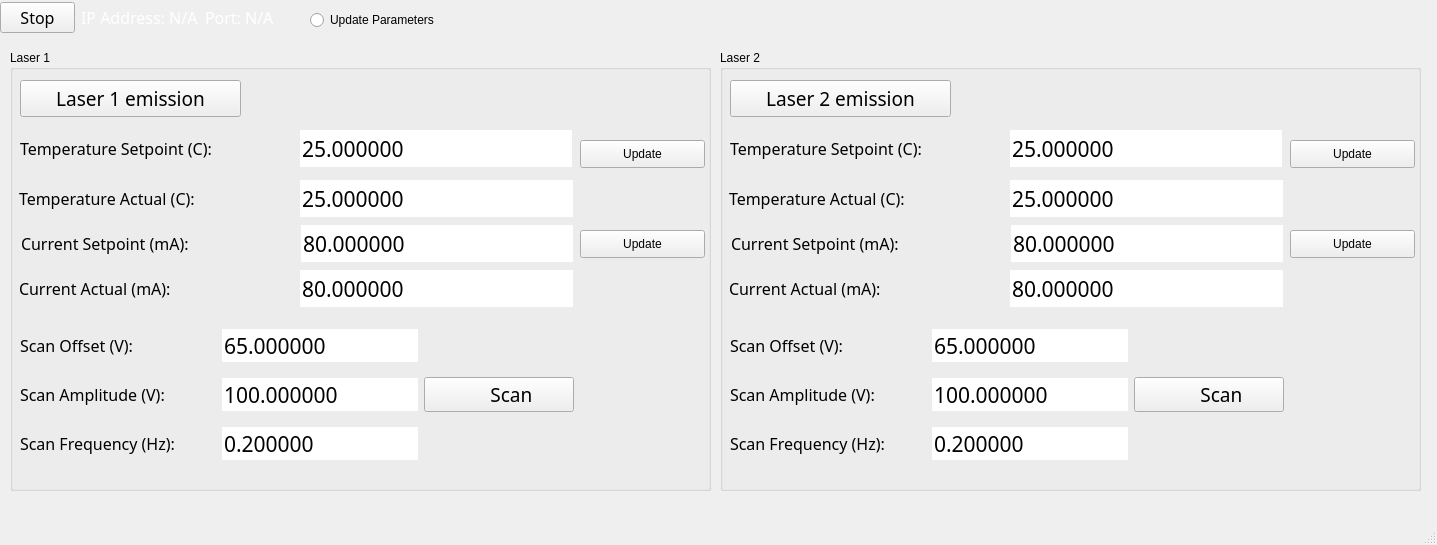
<?xml version="1.0" encoding="UTF-8"?>
<ui version="4.0">
 <class>MainWindow</class>
 <widget class="QMainWindow" name="MainWindow">
  <property name="geometry">
   <rect>
    <x>0</x>
    <y>0</y>
    <width>1437</width>
    <height>545</height>
   </rect>
  </property>
  <property name="sizePolicy">
   <sizepolicy hsizetype="Expanding" vsizetype="Expanding">
    <horstretch>0</horstretch>
    <verstretch>0</verstretch>
   </sizepolicy>
  </property>
  <property name="windowTitle">
   <string>Toptica Control</string>
  </property>
  <property name="styleSheet">
   <string notr="true"/>
  </property>
  <widget class="QWidget" name="centralwidget">
   <property name="layoutDirection">
    <enum>Qt::LeftToRight</enum>
   </property>
   <widget class="QGroupBox" name="groupBox">
    <property name="geometry">
     <rect>
      <x>10</x>
      <y>50</y>
      <width>701</width>
      <height>441</height>
     </rect>
    </property>
    <property name="title">
     <string>Laser 1</string>
    </property>
    <widget class="QPushButton" name="update_current_1">
     <property name="geometry">
      <rect>
       <x>570</x>
       <y>180</y>
       <width>125</width>
       <height>28</height>
      </rect>
     </property>
     <property name="maximumSize">
      <size>
       <width>125</width>
       <height>16777215</height>
      </size>
     </property>
     <property name="styleSheet">
      <string notr="true"/>
     </property>
     <property name="text">
      <string>Update</string>
     </property>
    </widget>
    <widget class="QDoubleSpinBox" name="temperature_actual_1">
     <property name="geometry">
      <rect>
       <x>290</x>
       <y>130</y>
       <width>273</width>
       <height>37</height>
      </rect>
     </property>
     <property name="font">
      <font>
       <family>Calibri Light</family>
       <pointsize>16</pointsize>
      </font>
     </property>
     <property name="styleSheet">
      <string notr="true"/>
     </property>
     <property name="frame">
      <bool>false</bool>
     </property>
     <property name="buttonSymbols">
      <enum>QAbstractSpinBox::NoButtons</enum>
     </property>
     <property name="accelerated">
      <bool>false</bool>
     </property>
     <property name="correctionMode">
      <enum>QAbstractSpinBox::CorrectToNearestValue</enum>
     </property>
     <property name="keyboardTracking">
      <bool>false</bool>
     </property>
     <property name="decimals">
      <number>6</number>
     </property>
     <property name="minimum">
      <double>20.000000000000000</double>
     </property>
     <property name="maximum">
      <double>50.000000000000000</double>
     </property>
     <property name="singleStep">
      <double>0.000010000000000</double>
     </property>
     <property name="value">
      <double>25.000000000000000</double>
     </property>
    </widget>
    <widget class="QLabel" name="ip_label_8">
     <property name="geometry">
      <rect>
       <x>9</x>
       <y>220</y>
       <width>274</width>
       <height>37</height>
      </rect>
     </property>
     <property name="maximumSize">
      <size>
       <width>16777215</width>
       <height>16777215</height>
      </size>
     </property>
     <property name="font">
      <font>
       <family>Calibri Light</family>
       <pointsize>12</pointsize>
      </font>
     </property>
     <property name="styleSheet">
      <string notr="true"/>
     </property>
     <property name="text">
      <string>Current Actual (mA):</string>
     </property>
    </widget>
    <widget class="QPushButton" name="update_temp_1">
     <property name="geometry">
      <rect>
       <x>570</x>
       <y>90</y>
       <width>125</width>
       <height>28</height>
      </rect>
     </property>
     <property name="maximumSize">
      <size>
       <width>125</width>
       <height>16777215</height>
      </size>
     </property>
     <property name="styleSheet">
      <string notr="true"/>
     </property>
     <property name="text">
      <string>Update</string>
     </property>
    </widget>
    <widget class="QWidget" name="layoutWidget">
     <property name="geometry">
      <rect>
       <x>10</x>
       <y>270</y>
       <width>554</width>
       <height>150</height>
      </rect>
     </property>
     <layout class="QGridLayout" name="gridLayout">
      <item row="0" column="2">
       <widget class="QDoubleSpinBox" name="offset_1">
        <property name="font">
         <font>
          <family>Calibri Light</family>
          <pointsize>16</pointsize>
         </font>
        </property>
        <property name="styleSheet">
         <string notr="true"/>
        </property>
        <property name="frame">
         <bool>false</bool>
        </property>
        <property name="buttonSymbols">
         <enum>QAbstractSpinBox::NoButtons</enum>
        </property>
        <property name="accelerated">
         <bool>false</bool>
        </property>
        <property name="correctionMode">
         <enum>QAbstractSpinBox::CorrectToNearestValue</enum>
        </property>
        <property name="keyboardTracking">
         <bool>false</bool>
        </property>
        <property name="decimals">
         <number>6</number>
        </property>
        <property name="minimum">
         <double>-1.000000000000000</double>
        </property>
        <property name="maximum">
         <double>130.000000000000000</double>
        </property>
        <property name="singleStep">
         <double>0.000010000000000</double>
        </property>
        <property name="value">
         <double>65.000000000000000</double>
        </property>
       </widget>
      </item>
      <item row="2" column="2">
       <widget class="QDoubleSpinBox" name="frequency_1">
        <property name="font">
         <font>
          <family>Calibri Light</family>
          <pointsize>16</pointsize>
         </font>
        </property>
        <property name="styleSheet">
         <string notr="true"/>
        </property>
        <property name="frame">
         <bool>false</bool>
        </property>
        <property name="buttonSymbols">
         <enum>QAbstractSpinBox::NoButtons</enum>
        </property>
        <property name="accelerated">
         <bool>false</bool>
        </property>
        <property name="correctionMode">
         <enum>QAbstractSpinBox::CorrectToNearestValue</enum>
        </property>
        <property name="keyboardTracking">
         <bool>false</bool>
        </property>
        <property name="decimals">
         <number>6</number>
        </property>
        <property name="minimum">
         <double>0.000000000000000</double>
        </property>
        <property name="maximum">
         <double>100.000000000000000</double>
        </property>
        <property name="singleStep">
         <double>0.000010000000000</double>
        </property>
        <property name="value">
         <double>0.200000000000000</double>
        </property>
       </widget>
      </item>
      <item row="2" column="0">
       <widget class="QLabel" name="ip_label_6">
        <property name="maximumSize">
         <size>
          <width>16777215</width>
          <height>16777215</height>
         </size>
        </property>
        <property name="font">
         <font>
          <family>Calibri Light</family>
          <pointsize>12</pointsize>
         </font>
        </property>
        <property name="styleSheet">
         <string notr="true"/>
        </property>
        <property name="text">
         <string>Scan Frequency (Hz):</string>
        </property>
       </widget>
      </item>
      <item row="1" column="2">
       <widget class="QDoubleSpinBox" name="amplitude_1">
        <property name="font">
         <font>
          <family>Calibri Light</family>
          <pointsize>16</pointsize>
         </font>
        </property>
        <property name="styleSheet">
         <string notr="true"/>
        </property>
        <property name="frame">
         <bool>false</bool>
        </property>
        <property name="buttonSymbols">
         <enum>QAbstractSpinBox::NoButtons</enum>
        </property>
        <property name="accelerated">
         <bool>false</bool>
        </property>
        <property name="correctionMode">
         <enum>QAbstractSpinBox::CorrectToNearestValue</enum>
        </property>
        <property name="keyboardTracking">
         <bool>false</bool>
        </property>
        <property name="decimals">
         <number>6</number>
        </property>
        <property name="minimum">
         <double>0.000000000000000</double>
        </property>
        <property name="maximum">
         <double>130.000000000000000</double>
        </property>
        <property name="singleStep">
         <double>0.000010000000000</double>
        </property>
        <property name="value">
         <double>100.000000000000000</double>
        </property>
       </widget>
      </item>
      <item row="1" column="0">
       <widget class="QLabel" name="ip_label_5">
        <property name="maximumSize">
         <size>
          <width>16777215</width>
          <height>16777215</height>
         </size>
        </property>
        <property name="font">
         <font>
          <family>Calibri Light</family>
          <pointsize>12</pointsize>
         </font>
        </property>
        <property name="styleSheet">
         <string notr="true"/>
        </property>
        <property name="text">
         <string>Scan Amplitude (V):</string>
        </property>
       </widget>
      </item>
      <item row="0" column="0">
       <widget class="QLabel" name="ip_label_4">
        <property name="maximumSize">
         <size>
          <width>16777215</width>
          <height>16777215</height>
         </size>
        </property>
        <property name="font">
         <font>
          <family>Calibri Light</family>
          <pointsize>12</pointsize>
         </font>
        </property>
        <property name="styleSheet">
         <string notr="true"/>
        </property>
        <property name="text">
         <string>Scan Offset (V):</string>
        </property>
       </widget>
      </item>
      <item row="1" column="3">
       <widget class="QPushButton" name="scan_1">
        <property name="maximumSize">
         <size>
          <width>150</width>
          <height>16777215</height>
         </size>
        </property>
        <property name="font">
         <font>
          <family>Calibri Light</family>
          <pointsize>14</pointsize>
         </font>
        </property>
        <property name="styleSheet">
         <string notr="true"/>
        </property>
        <property name="text">
         <string>     Scan</string>
        </property>
        <property name="icon">
         <iconset>
          <normaloff>green_LED_off.svg</normaloff>
          <normalon>green_LED_on.svg</normalon>green_LED_off.svg</iconset>
        </property>
        <property name="checkable">
         <bool>true</bool>
        </property>
        <property name="checked">
         <bool>false</bool>
        </property>
        <property name="autoExclusive">
         <bool>false</bool>
        </property>
       </widget>
      </item>
     </layout>
    </widget>
    <widget class="QDoubleSpinBox" name="current_actual_1">
     <property name="geometry">
      <rect>
       <x>290</x>
       <y>220</y>
       <width>273</width>
       <height>37</height>
      </rect>
     </property>
     <property name="font">
      <font>
       <family>Calibri Light</family>
       <pointsize>16</pointsize>
      </font>
     </property>
     <property name="styleSheet">
      <string notr="true"/>
     </property>
     <property name="frame">
      <bool>false</bool>
     </property>
     <property name="buttonSymbols">
      <enum>QAbstractSpinBox::NoButtons</enum>
     </property>
     <property name="accelerated">
      <bool>false</bool>
     </property>
     <property name="correctionMode">
      <enum>QAbstractSpinBox::CorrectToNearestValue</enum>
     </property>
     <property name="keyboardTracking">
      <bool>false</bool>
     </property>
     <property name="decimals">
      <number>6</number>
     </property>
     <property name="minimum">
      <double>0.000000000000000</double>
     </property>
     <property name="maximum">
      <double>100.000000000000000</double>
     </property>
     <property name="singleStep">
      <double>0.000010000000000</double>
     </property>
     <property name="value">
      <double>80.000000000000000</double>
     </property>
    </widget>
    <widget class="QLabel" name="ip_label_7">
     <property name="geometry">
      <rect>
       <x>9</x>
       <y>130</y>
       <width>274</width>
       <height>37</height>
      </rect>
     </property>
     <property name="maximumSize">
      <size>
       <width>16777215</width>
       <height>16777215</height>
      </size>
     </property>
     <property name="font">
      <font>
       <family>Calibri Light</family>
       <pointsize>12</pointsize>
      </font>
     </property>
     <property name="styleSheet">
      <string notr="true"/>
     </property>
     <property name="text">
      <string>Temperature Actual (C):</string>
     </property>
    </widget>
    <widget class="QLabel" name="ip_label_2">
     <property name="geometry">
      <rect>
       <x>11</x>
       <y>175</y>
       <width>273</width>
       <height>37</height>
      </rect>
     </property>
     <property name="maximumSize">
      <size>
       <width>16777215</width>
       <height>16777215</height>
      </size>
     </property>
     <property name="font">
      <font>
       <family>Calibri Light</family>
       <pointsize>12</pointsize>
      </font>
     </property>
     <property name="styleSheet">
      <string notr="true"/>
     </property>
     <property name="text">
      <string>Current Setpoint (mA):</string>
     </property>
    </widget>
    <widget class="QDoubleSpinBox" name="current_1">
     <property name="geometry">
      <rect>
       <x>291</x>
       <y>175</y>
       <width>272</width>
       <height>37</height>
      </rect>
     </property>
     <property name="font">
      <font>
       <family>Calibri Light</family>
       <pointsize>16</pointsize>
      </font>
     </property>
     <property name="styleSheet">
      <string notr="true"/>
     </property>
     <property name="frame">
      <bool>false</bool>
     </property>
     <property name="buttonSymbols">
      <enum>QAbstractSpinBox::NoButtons</enum>
     </property>
     <property name="accelerated">
      <bool>false</bool>
     </property>
     <property name="correctionMode">
      <enum>QAbstractSpinBox::CorrectToNearestValue</enum>
     </property>
     <property name="keyboardTracking">
      <bool>false</bool>
     </property>
     <property name="decimals">
      <number>6</number>
     </property>
     <property name="minimum">
      <double>0.000000000000000</double>
     </property>
     <property name="maximum">
      <double>100.000000000000000</double>
     </property>
     <property name="singleStep">
      <double>0.000010000000000</double>
     </property>
     <property name="value">
      <double>80.000000000000000</double>
     </property>
    </widget>
    <widget class="QDoubleSpinBox" name="temperature_1">
     <property name="geometry">
      <rect>
       <x>290</x>
       <y>80</y>
       <width>272</width>
       <height>37</height>
      </rect>
     </property>
     <property name="font">
      <font>
       <family>Calibri Light</family>
       <pointsize>16</pointsize>
      </font>
     </property>
     <property name="styleSheet">
      <string notr="true"/>
     </property>
     <property name="frame">
      <bool>false</bool>
     </property>
     <property name="buttonSymbols">
      <enum>QAbstractSpinBox::NoButtons</enum>
     </property>
     <property name="accelerated">
      <bool>false</bool>
     </property>
     <property name="correctionMode">
      <enum>QAbstractSpinBox::CorrectToNearestValue</enum>
     </property>
     <property name="keyboardTracking">
      <bool>false</bool>
     </property>
     <property name="decimals">
      <number>6</number>
     </property>
     <property name="minimum">
      <double>20.000000000000000</double>
     </property>
     <property name="maximum">
      <double>50.000000000000000</double>
     </property>
     <property name="singleStep">
      <double>0.000010000000000</double>
     </property>
     <property name="value">
      <double>25.000000000000000</double>
     </property>
    </widget>
    <widget class="QLabel" name="ip_label_3">
     <property name="geometry">
      <rect>
       <x>10</x>
       <y>80</y>
       <width>241</width>
       <height>37</height>
      </rect>
     </property>
     <property name="maximumSize">
      <size>
       <width>16777215</width>
       <height>16777215</height>
      </size>
     </property>
     <property name="font">
      <font>
       <family>Calibri Light</family>
       <pointsize>12</pointsize>
      </font>
     </property>
     <property name="styleSheet">
      <string notr="true"/>
     </property>
     <property name="text">
      <string>Temperature Setpoint (C):</string>
     </property>
    </widget>
    <widget class="QPushButton" name="on_off_1">
     <property name="geometry">
      <rect>
       <x>10</x>
       <y>30</y>
       <width>221</width>
       <height>37</height>
      </rect>
     </property>
     <property name="maximumSize">
      <size>
       <width>250</width>
       <height>16777215</height>
      </size>
     </property>
     <property name="font">
      <font>
       <family>Calibri Light</family>
       <pointsize>14</pointsize>
      </font>
     </property>
     <property name="styleSheet">
      <string notr="true"/>
     </property>
     <property name="text">
      <string>Laser 1 emission</string>
     </property>
     <property name="icon">
      <iconset>
       <normaloff>green_LED_off.svg</normaloff>
       <normalon>green_LED_on.svg</normalon>green_LED_off.svg</iconset>
     </property>
     <property name="checkable">
      <bool>true</bool>
     </property>
     <property name="checked">
      <bool>false</bool>
     </property>
     <property name="autoExclusive">
      <bool>false</bool>
     </property>
    </widget>
   </widget>
   <widget class="QGroupBox" name="groupBox_2">
    <property name="geometry">
     <rect>
      <x>720</x>
      <y>50</y>
      <width>701</width>
      <height>441</height>
     </rect>
    </property>
    <property name="title">
     <string>Laser 2</string>
    </property>
    <widget class="QPushButton" name="update_current_2">
     <property name="geometry">
      <rect>
       <x>570</x>
       <y>180</y>
       <width>125</width>
       <height>28</height>
      </rect>
     </property>
     <property name="maximumSize">
      <size>
       <width>125</width>
       <height>16777215</height>
      </size>
     </property>
     <property name="styleSheet">
      <string notr="true"/>
     </property>
     <property name="text">
      <string>Update</string>
     </property>
    </widget>
    <widget class="QDoubleSpinBox" name="temperature_actual_2">
     <property name="geometry">
      <rect>
       <x>290</x>
       <y>130</y>
       <width>273</width>
       <height>37</height>
      </rect>
     </property>
     <property name="font">
      <font>
       <family>Calibri Light</family>
       <pointsize>16</pointsize>
      </font>
     </property>
     <property name="styleSheet">
      <string notr="true"/>
     </property>
     <property name="frame">
      <bool>false</bool>
     </property>
     <property name="buttonSymbols">
      <enum>QAbstractSpinBox::NoButtons</enum>
     </property>
     <property name="accelerated">
      <bool>false</bool>
     </property>
     <property name="correctionMode">
      <enum>QAbstractSpinBox::CorrectToNearestValue</enum>
     </property>
     <property name="keyboardTracking">
      <bool>false</bool>
     </property>
     <property name="decimals">
      <number>6</number>
     </property>
     <property name="minimum">
      <double>20.000000000000000</double>
     </property>
     <property name="maximum">
      <double>50.000000000000000</double>
     </property>
     <property name="singleStep">
      <double>0.000010000000000</double>
     </property>
     <property name="value">
      <double>25.000000000000000</double>
     </property>
    </widget>
    <widget class="QLabel" name="ip_label_37">
     <property name="geometry">
      <rect>
       <x>9</x>
       <y>220</y>
       <width>274</width>
       <height>37</height>
      </rect>
     </property>
     <property name="maximumSize">
      <size>
       <width>16777215</width>
       <height>16777215</height>
      </size>
     </property>
     <property name="font">
      <font>
       <family>Calibri Light</family>
       <pointsize>12</pointsize>
      </font>
     </property>
     <property name="styleSheet">
      <string notr="true"/>
     </property>
     <property name="text">
      <string>Current Actual (mA):</string>
     </property>
    </widget>
    <widget class="QPushButton" name="update_temp_2">
     <property name="geometry">
      <rect>
       <x>570</x>
       <y>90</y>
       <width>125</width>
       <height>28</height>
      </rect>
     </property>
     <property name="maximumSize">
      <size>
       <width>125</width>
       <height>16777215</height>
      </size>
     </property>
     <property name="styleSheet">
      <string notr="true"/>
     </property>
     <property name="text">
      <string>Update</string>
     </property>
    </widget>
    <widget class="QWidget" name="layoutWidget_9">
     <property name="geometry">
      <rect>
       <x>10</x>
       <y>270</y>
       <width>554</width>
       <height>150</height>
      </rect>
     </property>
     <layout class="QGridLayout" name="gridLayout_6">
      <item row="0" column="2">
       <widget class="QDoubleSpinBox" name="offset_2">
        <property name="font">
         <font>
          <family>Calibri Light</family>
          <pointsize>16</pointsize>
         </font>
        </property>
        <property name="styleSheet">
         <string notr="true"/>
        </property>
        <property name="frame">
         <bool>false</bool>
        </property>
        <property name="buttonSymbols">
         <enum>QAbstractSpinBox::NoButtons</enum>
        </property>
        <property name="accelerated">
         <bool>false</bool>
        </property>
        <property name="correctionMode">
         <enum>QAbstractSpinBox::CorrectToNearestValue</enum>
        </property>
        <property name="keyboardTracking">
         <bool>false</bool>
        </property>
        <property name="decimals">
         <number>6</number>
        </property>
        <property name="minimum">
         <double>-1.000000000000000</double>
        </property>
        <property name="maximum">
         <double>130.000000000000000</double>
        </property>
        <property name="singleStep">
         <double>0.000010000000000</double>
        </property>
        <property name="value">
         <double>65.000000000000000</double>
        </property>
       </widget>
      </item>
      <item row="2" column="2">
       <widget class="QDoubleSpinBox" name="frequency_2">
        <property name="font">
         <font>
          <family>Calibri Light</family>
          <pointsize>16</pointsize>
         </font>
        </property>
        <property name="styleSheet">
         <string notr="true"/>
        </property>
        <property name="frame">
         <bool>false</bool>
        </property>
        <property name="buttonSymbols">
         <enum>QAbstractSpinBox::NoButtons</enum>
        </property>
        <property name="accelerated">
         <bool>false</bool>
        </property>
        <property name="correctionMode">
         <enum>QAbstractSpinBox::CorrectToNearestValue</enum>
        </property>
        <property name="keyboardTracking">
         <bool>false</bool>
        </property>
        <property name="decimals">
         <number>6</number>
        </property>
        <property name="minimum">
         <double>0.000000000000000</double>
        </property>
        <property name="maximum">
         <double>100.000000000000000</double>
        </property>
        <property name="singleStep">
         <double>0.000010000000000</double>
        </property>
        <property name="value">
         <double>0.200000000000000</double>
        </property>
       </widget>
      </item>
      <item row="2" column="0">
       <widget class="QLabel" name="ip_label_38">
        <property name="maximumSize">
         <size>
          <width>16777215</width>
          <height>16777215</height>
         </size>
        </property>
        <property name="font">
         <font>
          <family>Calibri Light</family>
          <pointsize>12</pointsize>
         </font>
        </property>
        <property name="styleSheet">
         <string notr="true"/>
        </property>
        <property name="text">
         <string>Scan Frequency (Hz):</string>
        </property>
       </widget>
      </item>
      <item row="1" column="2">
       <widget class="QDoubleSpinBox" name="amplitude_2">
        <property name="font">
         <font>
          <family>Calibri Light</family>
          <pointsize>16</pointsize>
         </font>
        </property>
        <property name="styleSheet">
         <string notr="true"/>
        </property>
        <property name="frame">
         <bool>false</bool>
        </property>
        <property name="buttonSymbols">
         <enum>QAbstractSpinBox::NoButtons</enum>
        </property>
        <property name="accelerated">
         <bool>false</bool>
        </property>
        <property name="correctionMode">
         <enum>QAbstractSpinBox::CorrectToNearestValue</enum>
        </property>
        <property name="keyboardTracking">
         <bool>false</bool>
        </property>
        <property name="decimals">
         <number>6</number>
        </property>
        <property name="minimum">
         <double>0.000000000000000</double>
        </property>
        <property name="maximum">
         <double>130.000000000000000</double>
        </property>
        <property name="singleStep">
         <double>0.000010000000000</double>
        </property>
        <property name="value">
         <double>100.000000000000000</double>
        </property>
       </widget>
      </item>
      <item row="1" column="0">
       <widget class="QLabel" name="ip_label_39">
        <property name="maximumSize">
         <size>
          <width>16777215</width>
          <height>16777215</height>
         </size>
        </property>
        <property name="font">
         <font>
          <family>Calibri Light</family>
          <pointsize>12</pointsize>
         </font>
        </property>
        <property name="styleSheet">
         <string notr="true"/>
        </property>
        <property name="text">
         <string>Scan Amplitude (V):</string>
        </property>
       </widget>
      </item>
      <item row="0" column="0">
       <widget class="QLabel" name="ip_label_40">
        <property name="maximumSize">
         <size>
          <width>16777215</width>
          <height>16777215</height>
         </size>
        </property>
        <property name="font">
         <font>
          <family>Calibri Light</family>
          <pointsize>12</pointsize>
         </font>
        </property>
        <property name="styleSheet">
         <string notr="true"/>
        </property>
        <property name="text">
         <string>Scan Offset (V):</string>
        </property>
       </widget>
      </item>
      <item row="1" column="3">
       <widget class="QPushButton" name="scan_2">
        <property name="maximumSize">
         <size>
          <width>150</width>
          <height>16777215</height>
         </size>
        </property>
        <property name="font">
         <font>
          <family>Calibri Light</family>
          <pointsize>14</pointsize>
         </font>
        </property>
        <property name="styleSheet">
         <string notr="true"/>
        </property>
        <property name="text">
         <string>     Scan</string>
        </property>
        <property name="icon">
         <iconset>
          <normaloff>green_LED_off.svg</normaloff>
          <normalon>green_LED_on.svg</normalon>green_LED_off.svg</iconset>
        </property>
        <property name="checkable">
         <bool>true</bool>
        </property>
        <property name="checked">
         <bool>false</bool>
        </property>
        <property name="autoExclusive">
         <bool>false</bool>
        </property>
       </widget>
      </item>
     </layout>
    </widget>
    <widget class="QDoubleSpinBox" name="current_actual_2">
     <property name="geometry">
      <rect>
       <x>290</x>
       <y>220</y>
       <width>273</width>
       <height>37</height>
      </rect>
     </property>
     <property name="font">
      <font>
       <family>Calibri Light</family>
       <pointsize>16</pointsize>
      </font>
     </property>
     <property name="styleSheet">
      <string notr="true"/>
     </property>
     <property name="frame">
      <bool>false</bool>
     </property>
     <property name="buttonSymbols">
      <enum>QAbstractSpinBox::NoButtons</enum>
     </property>
     <property name="accelerated">
      <bool>false</bool>
     </property>
     <property name="correctionMode">
      <enum>QAbstractSpinBox::CorrectToNearestValue</enum>
     </property>
     <property name="keyboardTracking">
      <bool>false</bool>
     </property>
     <property name="decimals">
      <number>6</number>
     </property>
     <property name="minimum">
      <double>0.000000000000000</double>
     </property>
     <property name="maximum">
      <double>100.000000000000000</double>
     </property>
     <property name="singleStep">
      <double>0.000010000000000</double>
     </property>
     <property name="value">
      <double>80.000000000000000</double>
     </property>
    </widget>
    <widget class="QLabel" name="ip_label_41">
     <property name="geometry">
      <rect>
       <x>9</x>
       <y>130</y>
       <width>274</width>
       <height>37</height>
      </rect>
     </property>
     <property name="maximumSize">
      <size>
       <width>16777215</width>
       <height>16777215</height>
      </size>
     </property>
     <property name="font">
      <font>
       <family>Calibri Light</family>
       <pointsize>12</pointsize>
      </font>
     </property>
     <property name="styleSheet">
      <string notr="true"/>
     </property>
     <property name="text">
      <string>Temperature Actual (C):</string>
     </property>
    </widget>
    <widget class="QLabel" name="ip_label_42">
     <property name="geometry">
      <rect>
       <x>11</x>
       <y>175</y>
       <width>273</width>
       <height>37</height>
      </rect>
     </property>
     <property name="maximumSize">
      <size>
       <width>16777215</width>
       <height>16777215</height>
      </size>
     </property>
     <property name="font">
      <font>
       <family>Calibri Light</family>
       <pointsize>12</pointsize>
      </font>
     </property>
     <property name="styleSheet">
      <string notr="true"/>
     </property>
     <property name="text">
      <string>Current Setpoint (mA):</string>
     </property>
    </widget>
    <widget class="QDoubleSpinBox" name="current_2">
     <property name="geometry">
      <rect>
       <x>291</x>
       <y>175</y>
       <width>272</width>
       <height>37</height>
      </rect>
     </property>
     <property name="font">
      <font>
       <family>Calibri Light</family>
       <pointsize>16</pointsize>
      </font>
     </property>
     <property name="styleSheet">
      <string notr="true"/>
     </property>
     <property name="frame">
      <bool>false</bool>
     </property>
     <property name="buttonSymbols">
      <enum>QAbstractSpinBox::NoButtons</enum>
     </property>
     <property name="accelerated">
      <bool>false</bool>
     </property>
     <property name="correctionMode">
      <enum>QAbstractSpinBox::CorrectToNearestValue</enum>
     </property>
     <property name="keyboardTracking">
      <bool>false</bool>
     </property>
     <property name="decimals">
      <number>6</number>
     </property>
     <property name="minimum">
      <double>0.000000000000000</double>
     </property>
     <property name="maximum">
      <double>100.000000000000000</double>
     </property>
     <property name="singleStep">
      <double>0.000010000000000</double>
     </property>
     <property name="value">
      <double>80.000000000000000</double>
     </property>
    </widget>
    <widget class="QDoubleSpinBox" name="temperature_2">
     <property name="geometry">
      <rect>
       <x>290</x>
       <y>80</y>
       <width>272</width>
       <height>37</height>
      </rect>
     </property>
     <property name="font">
      <font>
       <family>Calibri Light</family>
       <pointsize>16</pointsize>
      </font>
     </property>
     <property name="styleSheet">
      <string notr="true"/>
     </property>
     <property name="frame">
      <bool>false</bool>
     </property>
     <property name="buttonSymbols">
      <enum>QAbstractSpinBox::NoButtons</enum>
     </property>
     <property name="accelerated">
      <bool>false</bool>
     </property>
     <property name="correctionMode">
      <enum>QAbstractSpinBox::CorrectToNearestValue</enum>
     </property>
     <property name="keyboardTracking">
      <bool>false</bool>
     </property>
     <property name="decimals">
      <number>6</number>
     </property>
     <property name="minimum">
      <double>20.000000000000000</double>
     </property>
     <property name="maximum">
      <double>50.000000000000000</double>
     </property>
     <property name="singleStep">
      <double>0.000010000000000</double>
     </property>
     <property name="value">
      <double>25.000000000000000</double>
     </property>
    </widget>
    <widget class="QLabel" name="ip_label_43">
     <property name="geometry">
      <rect>
       <x>10</x>
       <y>80</y>
       <width>221</width>
       <height>37</height>
      </rect>
     </property>
     <property name="maximumSize">
      <size>
       <width>16777215</width>
       <height>16777215</height>
      </size>
     </property>
     <property name="font">
      <font>
       <family>Calibri Light</family>
       <pointsize>12</pointsize>
      </font>
     </property>
     <property name="styleSheet">
      <string notr="true"/>
     </property>
     <property name="text">
      <string>Temperature Setpoint (C):</string>
     </property>
    </widget>
    <widget class="QPushButton" name="on_off_2">
     <property name="geometry">
      <rect>
       <x>10</x>
       <y>30</y>
       <width>221</width>
       <height>37</height>
      </rect>
     </property>
     <property name="maximumSize">
      <size>
       <width>250</width>
       <height>16777215</height>
      </size>
     </property>
     <property name="font">
      <font>
       <family>Calibri Light</family>
       <pointsize>14</pointsize>
      </font>
     </property>
     <property name="styleSheet">
      <string notr="true"/>
     </property>
     <property name="text">
      <string>Laser 2 emission</string>
     </property>
     <property name="icon">
      <iconset>
       <normaloff>green_LED_off.svg</normaloff>
       <normalon>green_LED_on.svg</normalon>green_LED_off.svg</iconset>
     </property>
     <property name="checkable">
      <bool>true</bool>
     </property>
     <property name="checked">
      <bool>false</bool>
     </property>
     <property name="autoExclusive">
      <bool>false</bool>
     </property>
    </widget>
   </widget>
   <widget class="QWidget" name="layoutWidget">
    <property name="geometry">
     <rect>
      <x>0</x>
      <y>0</y>
      <width>291</width>
      <height>35</height>
     </rect>
    </property>
    <layout class="QHBoxLayout" name="horizontalLayout_8">
     <item>
      <widget class="QPushButton" name="stop_button">
       <property name="maximumSize">
        <size>
         <width>75</width>
         <height>16777215</height>
        </size>
       </property>
       <property name="font">
        <font>
         <family>Calibri Light</family>
         <pointsize>12</pointsize>
        </font>
       </property>
       <property name="styleSheet">
        <string notr="true"/>
       </property>
       <property name="text">
        <string>Stop</string>
       </property>
       <property name="checkable">
        <bool>true</bool>
       </property>
      </widget>
     </item>
     <item>
      <layout class="QHBoxLayout" name="horizontalLayout">
       <item>
        <widget class="QLabel" name="ip_label">
         <property name="maximumSize">
          <size>
           <width>16777215</width>
           <height>16777215</height>
          </size>
         </property>
         <property name="font">
          <font>
           <family>Calibri Light</family>
           <pointsize>12</pointsize>
          </font>
         </property>
         <property name="styleSheet">
          <string notr="true">color: rgb(255, 255, 255);</string>
         </property>
         <property name="text">
          <string>IP Address: N/A</string>
         </property>
        </widget>
       </item>
       <item>
        <widget class="QLabel" name="port_label">
         <property name="font">
          <font>
           <family>Calibri Light</family>
           <pointsize>12</pointsize>
          </font>
         </property>
         <property name="styleSheet">
          <string notr="true">color: rgb(255, 255, 255);</string>
         </property>
         <property name="text">
          <string>Port: N/A</string>
         </property>
        </widget>
       </item>
      </layout>
     </item>
    </layout>
   </widget>
   <widget class="QRadioButton" name="update_params">
    <property name="geometry">
     <rect>
      <x>310</x>
      <y>10</y>
      <width>141</width>
      <height>20</height>
     </rect>
    </property>
    <property name="text">
     <string>Update Parameters</string>
    </property>
    <property name="checked">
     <bool>false</bool>
    </property>
   </widget>
  </widget>
  <widget class="QMenuBar" name="menubar">
   <property name="geometry">
    <rect>
     <x>0</x>
     <y>0</y>
     <width>1437</width>
     <height>26</height>
    </rect>
   </property>
  </widget>
  <widget class="QStatusBar" name="statusbar"/>
 </widget>
 <resources/>
 <connections/>
</ui>
